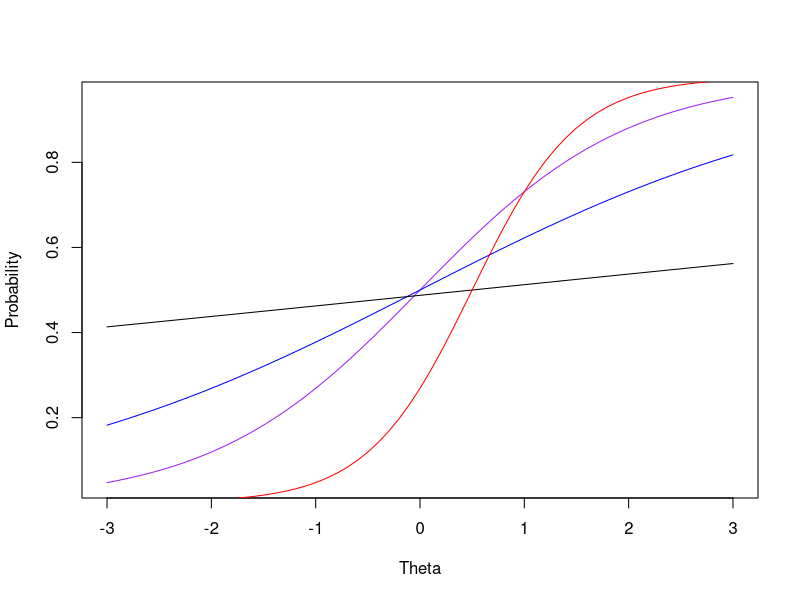
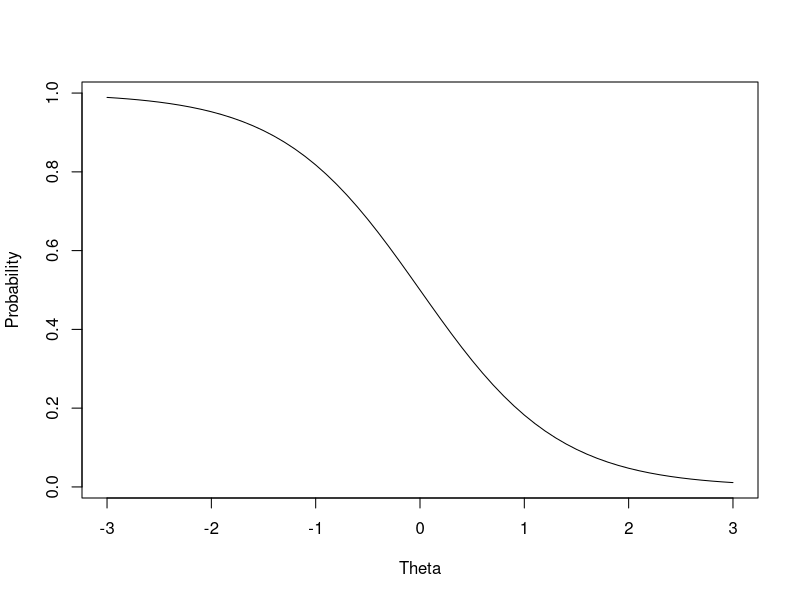

Generate these figures, in order, with R:
pl.two <- function(theta,a,d){
	exp(a*(theta - d))/(1 + exp(a*(theta - d)))
	} 
thetas <- seq(from = -3, to = 3, by = .1)
d = c(0,0,.5,.5)
a = c(1,.5,.1,2)

irfs <- matrix(nrow = 61, ncol=4)
for(i in 1:4){
	irfs[,i] <- pl.two(theta=thetas,d=d[i],a=a[i])
	}

pdf(file = "~/Documents/HI/Teaching/IRTworkshop/irt19feb2014/fig1.pdf")	
plot(irfs[,1]~thetas,type = "l", col = "purple",ylab = "Probability",xlab = "Theta")
lines(irfs[,2]~thetas,type = "l", col = "blue")
lines(irfs[,3]~thetas,type = "l", col = "black")
lines(irfs[,4]~thetas,type = "l", col = "red")
dev.off()

negdis <- pl.two(thetas,a=-1.5,d=0)

pdf(file = "~/Documents/HI/Teaching/IRTworkshop/irt19feb2014/fig2.pdf")	
plot(negdis~thetas,type = "l", col = "black",ylab = "Probability",xlab = "Theta")
dev.off()
